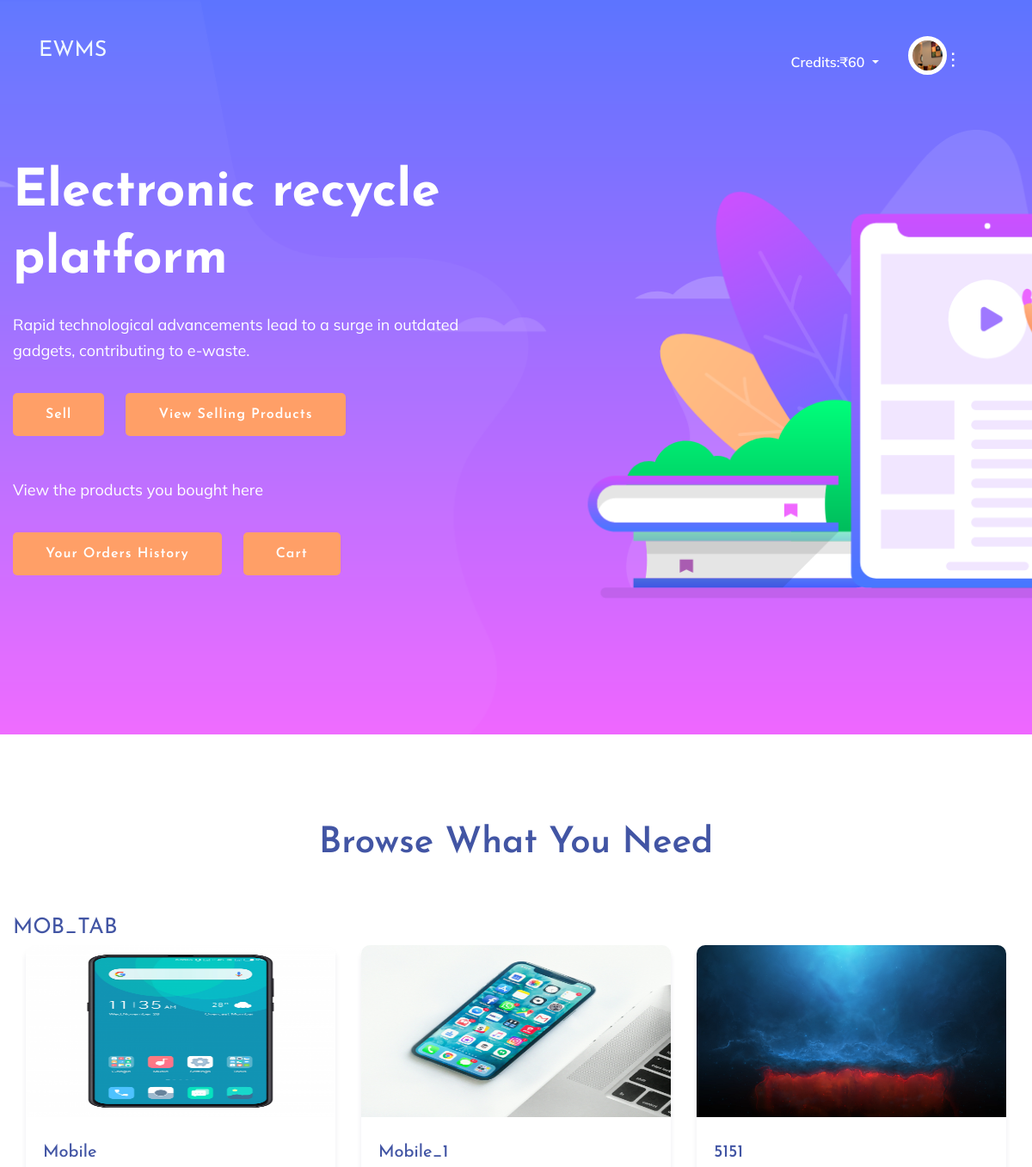
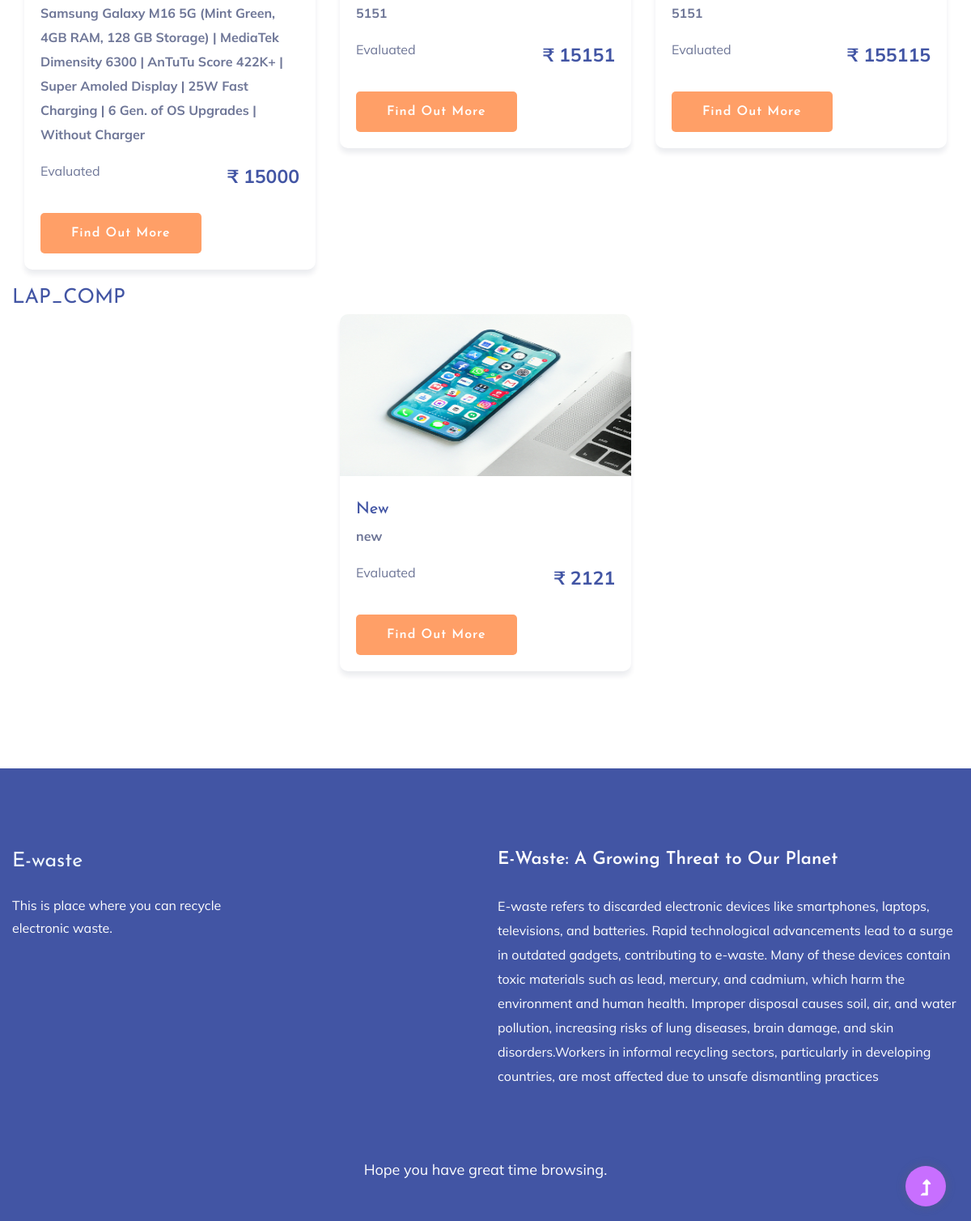
Page /base/home/19 on the committed database (2 pictures, top to bottom).
### events/models.py (models this page shows, shortened)
class userCredits(models.Model):
    userCredits_id = models.BigAutoField(primary_key=True, auto_created=True)
    user = models.OneToOneField(User, on_delete=models.CASCADE)
    Credits = models.IntegerField(default=0)
    class Meta:
        db_table = 'User Credits'

class product(models.Model):
    product_id = models.BigAutoField(primary_key=True, auto_created=True)
    product_seller = models.ForeignKey(userFull, on_delete=models.CASCADE)
    product_name = models.CharField(max_length=100, null=True)
    product_category = models.CharField(max_length=10, choices=PRODUCT_CATEGORIES, default='OTH')
    product_description = models.CharField(max_length=5000)
    product_image_1 = models.ImageField(upload_to='product_photos/', null=True, blank=True)
    product_image_2 = models.ImageField(upload_to='product_photos/', null=True, blank=True)
    product_image_3 = models.ImageField(upload_to='product_photos/', null=True, blank=True)
    product_image_4 = models.ImageField(upload_to='product_photos/', null=True, blank=True)
    product_bought_price = models.IntegerField(null=True, default=0)
    product_bought_date = models.DateTimeField(null=True, blank=True)
    product_evaluation_status = models.IntegerField(null=True, default=0)
    product_evaluation_score = models.IntegerField(null=True, default=0)
    product_discount = models.IntegerField(default=0)
    product_sell_price = models.IntegerField(default=0)
    product_sold = models.IntegerField(default=0)
    product_onDelivery = models.IntegerField(default=0)
    class Meta:
        db_table = 'Product'

### base/views.py (the view)
# urls.py: path('', views.home, name='home'),
def home(request, pk):
    try:
        current_userFull = userFull.objects.get(user=pk)
    except userFull.DoesNotExist:
        current_userFull = None  # Set to None if the userFull entry is missing
    categories = product.objects.values_list('product_category', flat=True).distinct()
    categorized_products = {
        category: product.objects.filter(product_category=category)
        .exclude(product_seller=current_userFull)
        .exclude(product_sold=True)
        for category in categories
    } if current_userFull else {}  # Avoid filtering if userFull is missing
    user_products = product.objects.filter(product_seller=current_userFull) if current_userFull else []
    user_credits, created = userCredits.objects.get_or_create(user_id=pk, defaults={"Credits": 0})
    return render(request, 'base/home.html', {
        'categorized_products': categorized_products,
        'user_products': user_products,
        'current_userFull': current_userFull,
        'user_credits': user_credits  # ✅ Now properly defined
    })

### templates/base/home.html (shortened to what this page needs)
{% load static %}
<!DOCTYPE html>
<html lang="en">
<head>
    <link rel="stylesheet" href="{% static 'assets/css/bootstrap.min.css' %}">
    <link rel="stylesheet" href="{% static 'assets/css/owl.carousel.min.css' %}">
    <link rel="stylesheet" href="{% static 'assets/css/slicknav.css' %}">
    <link rel="stylesheet" href="{% static 'assets/css/flaticon.css' %}">
    <link rel="stylesheet" href="{% static 'assets/css/progressbar_barfiller.css' %}">
    <link rel="stylesheet" href="{% static 'assets/css/gijgo.css' %}">
    <link rel="stylesheet" href="{% static 'assets/css/animate.min.css' %}">
    <link rel="stylesheet" href="{% static 'assets/css/animated-headline.css' %}">
    <link rel="stylesheet" href="{% static 'assets/css/magnific-popup.css' %}">
    <link rel="stylesheet" href="{% static 'assets/css/fontawesome-all.min.css' %}">
    <link rel="stylesheet" href="{% static 'assets/css/themify-icons.css' %}">
    <link rel="stylesheet" href="{% static 'assets/css/slick.css' %}">
    <link rel="stylesheet" href="{% static 'assets/css/nice-select.css' %}">
    <link rel="stylesheet" href="{% static 'assets/css/style.css' %}">
</head>
<body>
    <header>
        <div class="header-area header-transparent">
            <div class="main-header ">
                <div class="header-bottom  header-sticky">
                    <div class="container-fluid">
                        <div class="row align-items-center">
                            <div class="col-xl-2 col-lg-2">
                                <div class="logo">
                                    <h1 style="color: aliceblue;">EWMS</h1>
                                </div>
                            </div>
                            <div class="col-xl-10 col-lg-10">
                                <div class="menu-wrapper d-flex align-items-center justify-content-end">
                                    <div class="main-menu d-none d-lg-block">
                                        <nav>
                                            <ul id="navigation">
                                                <li class="active"><a href="#"></a></li>
                                                <li class="nav-item dropdown">
                                                    <a class="nav-link dropdown-toggle" href="#" id="creditsDropdown"
                                                        role="button" data-toggle="dropdown" aria-haspopup="true"
                                                        aria-expanded="false">
                                                        Credits:₹<span id="creditBalance">{{ user_credits.Credits }}</span>
                                                    </a>
                                                </li>
                                                <li class="dropdown">
                                                    <img src="{% static 'assets/img/post/post_4.png' %}"
                                                        alt="{% static 'assets/img/post/post_4.png' %}"
                                                        class="profile-icon"> <span class="menu-dots">⫶</span>
                                                </li>
                                            </ul>
                                        </nav>
                                    </div>
                                </div>
                            </div>
                            <div class="col-12">
                            </div>
                        </div>
                    </div>
                </div>
            </div>
        </div>
    </header>
    <main>
        <section class="slider-area ">
            <div class="slider-active">
                <div class="single-slider slider-height d-flex align-items-center">
                    <div class="container">
                        <div class="row">
                            <div class="col-xl-6 col-lg-7 col-md-12">
                                <div class="hero__caption">
                                    <h1 data-animation="fadeInLeft" data-delay="0.2s">Electronic recycle<br> platform
                                    </h1>
                                    <p data-animation="fadeInLeft" data-delay="0.4s">Rapid technological advancements
                                        lead to a surge in
                                        outdated gadgets, contributing to e-waste.</p>
                                    <a href="{% url 'sell' user.id %}" class="btn hero-btn" data-animation="fadeInLeft"
                                        data-delay="0.7s">Sell</a> &nbsp;&nbsp; &nbsp;
                                    <a href="#selling_products" data-toggle="modal" class="btn hero-btn"
                                        data-animation="fadeInLeft" data-delay="0.7s">View
                                        selling products</a>
                                    <br>
                                    <br>
                                    <br>
                                    <p>View the products you bought here</p>
                                    <a href="#order_history" data-toggle="modal" class="btn hero-btn"
                                        data-animation="fadeInLeft" data-delay="0.7s">your
                                        orders History</a> &nbsp;&nbsp; &nbsp;
                                    <a href="#user_cart" data-toggle="modal" class="btn hero-btn"
                                        data-animation="fadeInLeft" data-delay="0.7s">Cart</a>
                                </div>
                            </div>
                        </div>
                    </div>
                </div>
            </div>
        </section>
        <div class="courses-area section-padding40 fix">
            <div class="container">
                <div class="row justify-content-center">
                    <div class="col-xl-7 col-lg-8">
                        <div class="section-tittle text-center mb-55">
                            <h2>Browse What You Need</h2>
                        </div>
                    </div>
                </div>
                {% for category, products in categorized_products.items %}
                {% if products %}
                <h1>{{ category }}</h1>
                <div class="courses-actives">
                    {% for product in products %}
                    <div class="properties pb-20">
                        <div class="properties__card">
                            <img style="width:100%; height: 200px; border-radius: 10px 10px 0px 0px;"
                                src="{{ product.product_image_1.url }}" alt="{{ product.product_description }}">
                            <div class="properties__caption">
                                <h3>{{ product.product_name }}</h3>
                                <p style="font-size: 16px;">
                                    <strong style="font-size: 16px; padding-right: 15px;">{{ product.product_description }}</strong>
                                </p>
                                <div class="properties__footer d-flex justify-content-between align-items-center">
                                    <div class="restaurant-name">
                                        <p>Evaluated</p>
                                    </div>
                                    <div class="price">
                                        <span>₹ {{ product.product_sell_price }}</span>
                                    </div>
                                </div>
                                <a href="{% url 'product_detail' user.id product.product_id %}" class="btn hero-btn"
                                    data-animation="fadeInLeft" data-delay="0.7s">Find out more</a>
                            </div>
                        </div>
                    </div>
                    {% endfor %}
                </div>
                {% endif %}
                {% endfor %}
            </div>
        </div>
    </main>
    <footer>
        <div class="footer-wrappper footer-bg">
            <div class="footer-area footer-padding">
                <div class="container">
                    <div class="row justify-content-between">
                        <div class="col-xl-4 col-lg-5 col-md-4 col-sm-6">
                            <div class="single-footer-caption mb-50">
                                <div class="single-footer-caption mb-30">
                                    <div class="footer-logo mb-25">
                                        <a href="{% url 'Index' %}">
                                            <h1 style="color: aliceblue;">E-waste</h1>
                                        </a>
                                    </div>
                                    <div class="footer-tittle">
                                        <div class="footer-pera">
                                            <p>This is place where you can recycle electronic waste.</p>
                                        </div>
                                    </div>
                                </div>
                            </div>
                        </div>
                        <div class="col-xl-6 col-lg-5 col-md-6 col-sm-6">
                            <div class="single-footer-caption mb-50">
                                <div class="footer-tittle">
                                    <h4>E-Waste: A Growing Threat to Our Planet</h4>
                                    <p>
                                        E-waste refers to discarded electronic devices like smartphones, laptops,
                                        televisions, and batteries. Rapid technological advancements lead to a surge in
                                        outdated gadgets, contributing to e-waste. Many of these devices contain toxic
                                        materials such as lead, mercury, and cadmium, which harm the environment and
                                        human health. Improper disposal causes soil, air, and water pollution,
                                        increasing risks of lung diseases, brain damage, and skin disorders.Workers in
                                        informal recycling sectors, particularly in developing countries, are most
                                        affected due to unsafe dismantling practices</p>
                                </div>
                            </div>
                        </div>
                    </div>
                </div>
                <div class="footer-bottom-area">
                    <div class="container">
                        <div class="footer-border">
                            <div class="row d-flex align-items-center">
                                <div class="col-xl-12 ">
                                    <div class="footer-copy-right text-center">
                                        <p>Hope you have great time browsing.</p>
                                    </div>
                                </div>
                            </div>
                        </div>
                    </div>
                </div>
            </div>
        </div>
    </footer>
    <div id="back-top">
        <a title="Go to Top" href="#"> <i class="fas fa-level-up-alt"></i></a>
    </div>
</body>
</html>

### rows in the picture
userCredits: Credits "60"
product: product_image_1 (picture), product_name "Mobile", product_description "Samsung Galaxy M16 5G (Mint Green, 4GB RAM, 128 GB Storage) | MediaTek Dimensity 6300 | AnTuTu Score 422K+ | Super Amoled Display | 25W Fast Charging | 6 Gen. of OS Upgrades | Without Charger", product_sell_price "15000"
product: product_image_1 (picture), product_name "Mobile_1", product_description "5151", product_sell_price "15151"
product: product_image_1 (picture), product_name "5151", product_description "5151", product_sell_price "155115"
product: product_image_1 (picture), product_name "New", product_description "new", product_sell_price "2121"

### other values in the picture
{{ category }} "MOB_TAB" "LAP_COMP"
